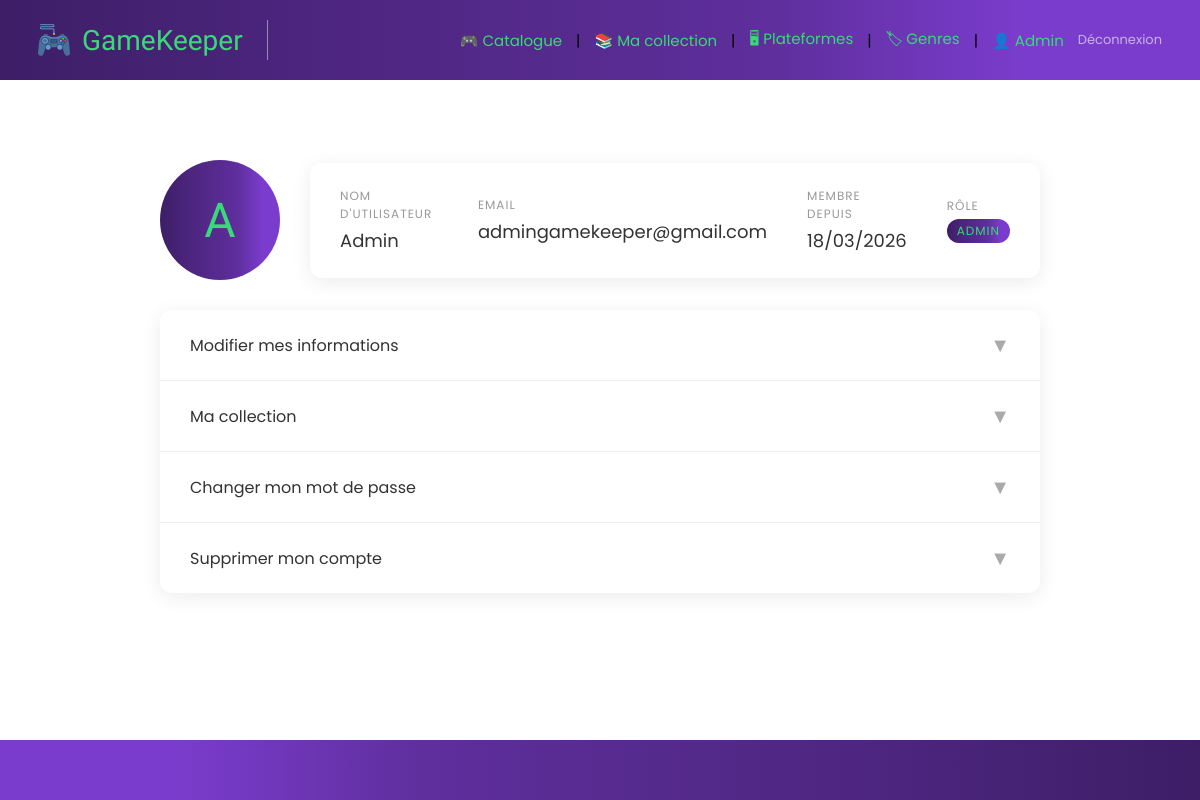
Page /public/?url=user/profile (signed in) on the committed database.
### tables this page shows
CREATE TABLE `users` (
  `id` int(11) NOT NULL,
  `username` varchar(100) NOT NULL,
  `email` varchar(255) NOT NULL,
  `password` varchar(255) NOT NULL,
  `role` enum('user','admin') NOT NULL DEFAULT 'user',
  `created_at` timestamp NOT NULL DEFAULT current_timestamp()
);

### app/Controllers/UserController.php (called while the page is built, shortened)
<?php
class UserController
{
    private UserModel $userModel;
    public function __construct()
    {
        $this->userModel = new UserModel();
    }
    public function profile(): void
    {
        $user   = $this->userModel->findByID($_SESSION['user_id']);
        require_once __DIR__ . '/../Views/user/profile.php';
    }
}

### app/Router.php (called while the page is built, shortened)
<?php
class Router
{
    public function dispatch(string $url): void
    {
        $parts = explode('/', trim($url, '/'));
        $methodName = isset($parts[1]) && $parts [1] !== ''
        ? $parts [1]
        : 'index';
        $controller = new $controllerClass();
        $controller->$methodName();
    }
}

### public/index.php (called while the page is built, shortened)
<?php
$url = $_GET['url'] ?? '';
$router = new App\Router();
$router->dispatch($url);

### app/Models/Model.php (called while the page is built, shortened)
<?php
abstract class Model
{
    protected PDO $db;
    protected string $table;
    public function __construct()
    {
        $database = new Database();
        $this->db = $database->getConnection();
    }
    public function findByID(int $id): array|false
    {
        $stmt = $this->db->prepare("SELECT * FROM {$this->table} WHERE id = :id");
        $stmt->execute([':id' => $id]);
        return $stmt->fetch();
    }
}

### config/Database.php (called while the page is built, shortened)
<?php
class Database{
    private $host = 'localhost';
    private $db_name = 'gamekeeper';
    private $username = 'root';
    private $password = '';
    private ?PDO $connection = null;
    public function getConnection(): PDO{
        if($this->connection === null){
            try{
                $this->connection = new PDO("mysql:host={$this->host};dbname={$this->db_name}", $this->username, $this->password);
                $this->connection->setAttribute(PDO::ATTR_ERRMODE, PDO::ERRMODE_EXCEPTION);
                $this->connection->setAttribute(PDO::ATTR_DEFAULT_FETCH_MODE, PDO::FETCH_ASSOC);
            } catch(PDOException $e){
                die("Connection error: " . $e->getMessage());
            }
        }
        return $this->connection;
    }
}

### app/Views/user/profile.php (the view, shortened to what this page needs)
<?php require_once __DIR__ . '/../layout/header.php'; ?>
<main>
    <div class="profile-wrapper">
        <div class="profile-top">
            <div class="profile-avatar">
                <?= strtoupper(mb_substr($user['username'], 0, 1)) ?>
            </div>
            <div class="profile-info-card">
                <div class="info-item">
                    <span class="info-label">Nom d'utilisateur</span>
                    <span class="info-value"><?= htmlspecialchars($user['username']) ?></span>
                </div>
                <div class="info-item">
                    <span class="info-label">Email</span>
                    <span class="info-value"><?= htmlspecialchars($user['email']) ?></span>
                </div>
                <div class="info-item">
                    <span class="info-label">Membre depuis</span>
                    <span class="info-value">
                        <?= date('d/m/Y', strtotime($user['created_at'])) ?>
                    </span>
                </div>
                <div class="info-item">
                    <span class="info-label">Rôle</span>
                    <span class="role-badge <?= $user['role'] ?>">
                        <?= $user['role'] === 'admin' ? 'Admin' : 'Utilisateur' ?>
                    </span>
                </div>
            </div>
        </div>
        <div class="profile-bottom">
            <div class="accordion-item">
                <button class="accordion-header" onclick="toggleAccordion(this)">
                    Modifier mes informations
                    <span class="accordion-icon">▼</span>
                </button>
            </div>
            <div class="accordion-item">
                <button class="accordion-header" onclick="toggleAccordion(this)">
                    Ma collection
                    <span class="accordion-icon">▼</span>
                </button>
            </div>
            <div class="accordion-item">
                <button class="accordion-header" onclick="toggleAccordion(this)">
                    Changer mon mot de passe
                    <span class="accordion-icon">▼</span>
                </button>
            </div>
            <div class="accordion-item">
                <button class="accordion-header" onclick="toggleAccordion(this)">
                    Supprimer mon compte
                    <span class="accordion-icon">▼</span>
                </button>
            </div>
        </div>
    </div>
</main>
<?php require_once __DIR__ . '/../layout/footer.php'; ?>

### assets/css/style.css (style rules this page uses)
:root { --vert-accent : #39D979; --blanc : #FFFFFF; --header-gradient : linear-gradient(90deg, rgb(61,30,102) 0%, rgb(76,37,126) 25%, rgb(87,43,144) 50%, rgb(95,47,158) 65%, rgb(122,60,204) 85%); --footer-gradient : linear-gradient(90deg, rgb(122,60,204) 15%, rgb(95,47,158) 35%, rgb(87,43,144) 50%, rgb(76,37,126) 75%, rgb(61,30,102) 100%); --font-logo : 'Kanit', sans-serif; --font-body : 'Poppins', sans-serif; }
* { margin : 0; padding : 0; box-sizing: border-box; }
body { font-family : var(--font-body); background-color: var(--blanc); min-height : 100vh; display : flex; flex-direction : column; }
main { flex : 1; padding : 40px 160px; min-height: 70vh; }
.profile-wrapper { max-width : 1114px; margin : 40px auto; }
.profile-top { display : flex; align-items: center; gap : 30px; margin-bottom: 30px; }
.profile-avatar { width : 120px; height : 120px; border-radius : 50%; background : var(--header-gradient); display : flex; align-items : center; justify-content : center; font-family : var(--font-logo); font-size : 48px; color : var(--vert-accent); flex-shrink : 0; }
.profile-info-card { flex : 1; padding : 24px 30px; border-radius : 12px; box-shadow : 0 4px 20px rgba(0,0,0,0.08); display : flex; gap : 40px; align-items : center; }
.profile-info-card .info-item { display : flex; flex-direction: column; gap : 4px; }
.profile-info-card .info-label { font-size : 12px; color : #999; text-transform: uppercase; letter-spacing: 1px; }
.profile-info-card .info-value { font-size : 18px; color : #333; font-weight: 400; }
.profile-bottom { border-radius: 12px; box-shadow : 0 4px 20px rgba(0,0,0,0.08); overflow : hidden; }
.accordion-item { border-bottom: 1px solid #eee; }
.accordion-item:last-child { border-bottom: none; }
.accordion-header { width : 100%; background : none; border : none; padding : 20px 30px; display : flex; align-items : center; justify-content : space-between; cursor : pointer; font-family : var(--font-body); font-size : 16px; color : #333; transition : background 0.2s; }
.accordion-header .accordion-icon { font-size : 20px; transition : transform 0.3s; color : #aaa; }
.role-badge { display : inline-block; padding : 3px 10px; border-radius: 20px; font-size : 12px; font-weight : 400; letter-spacing: 1px; text-transform: uppercase; }
.role-badge.admin { background: var(--header-gradient); color : var(--vert-accent); }

### rows in the picture
users: username "A", username "Admin", email "admingamekeeper@gmail.com", created_at "18/03/2026"

### other values in the picture
$_SESSION['username'] "Admin"
